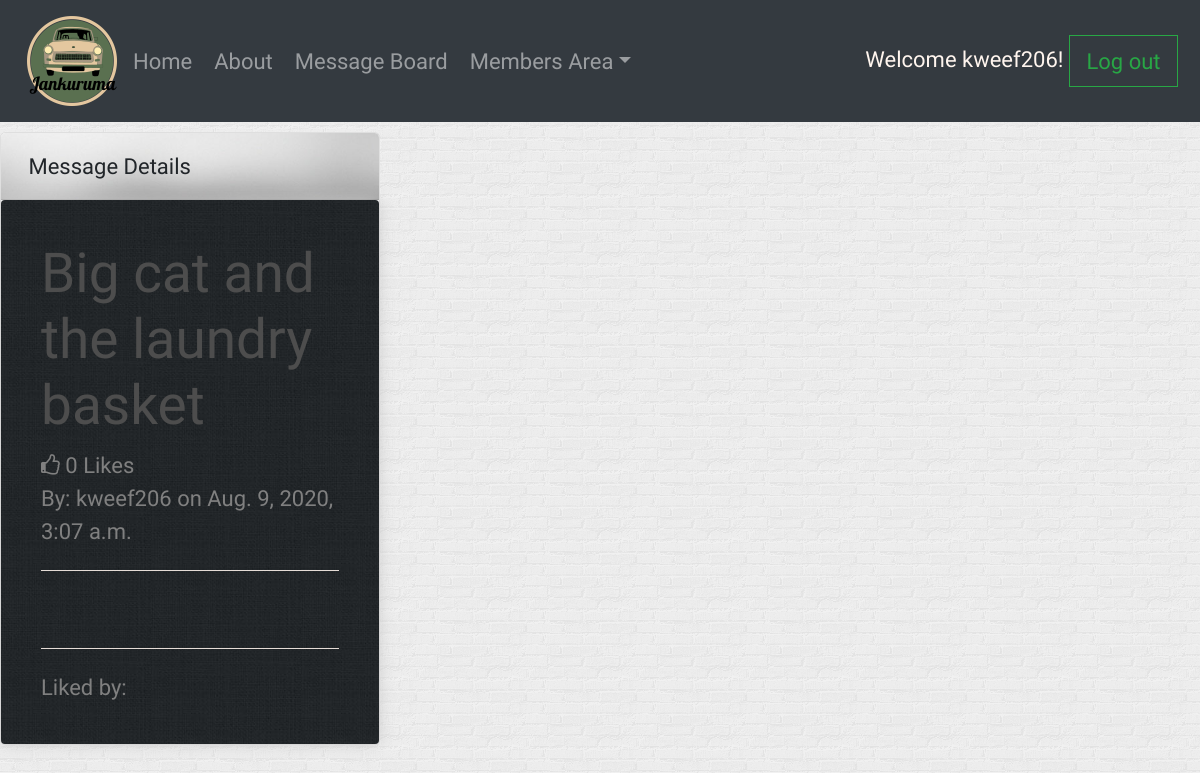
The app's page /vroom/message_page/7 (signed in) with its own data.
### log_reg_app/models.py (models this page shows, shortened)
class User(models.Model):
    username = models.CharField(max_length=255)
    first_name = models.CharField(max_length=255)
    last_name = models.CharField(max_length=255)
    email = models.EmailField(unique=True)
    password = models.CharField(max_length=255)
    profile_pic = models.CharField(max_length=255, null=True)
    car = models.CharField(max_length=255, null=True)
    created_at = models.DateTimeField(auto_now_add=True)
    updated_at = models.DateTimeField(auto_now=True)
    objects = UserManager()

### Dashboard/models.py (models this page shows, shortened)
class Post(models.Model):
    content = models.CharField(max_length=255)
    user_likes = models.ManyToManyField(User, related_name='liked_posts')
    created_at = models.DateTimeField(auto_now_add=True)
    updated_at = models.DateTimeField(auto_now=True)
    author = models.ForeignKey(User, on_delete=models.CASCADE, related_name="posts")

### Dashboard/views.py (the view)
# urls.py: path('message_page/<int:id>', views.message_page, name="message_page"),
def message_page(request, id):
    if 'user_id' not in request.session:
        return redirect ('/')
    else:
        current_post = Post.objects.get(id=id)
        liked_by = current_post.user_likes.all()
        context = {
            'user': User.objects.get(id=request.session['user_id']),
            'posts': Post.objects.get(id=id),
            'current_post': Post.objects.get(id=id),
            'liked_by' : liked_by
        }
        return render (request, 'message_page.html', context)

### Dashboard/templates/message_page.html (shortened to what this page needs)
<!DOCTYPE html>
<html lang="en">
<head>
    <link rel="stylesheet" href="https://cdnjs.cloudflare.com/ajax/libs/font-awesome/4.7.0/css/font-awesome.min.css">
    <link href="https://stackpath.bootstrapcdn.com/bootstrap/4.5.0/css/bootstrap.min.css" rel="stylesheet"
>
    {% load static %}
    <link rel="stylesheet" type="text/css" href="{% static 'css/message_board.css' %}">
</head>
<body>
    <nav class="navbar navbar-expand-lg navbar-dark bg-dark">
        <a href="{% url 'dashboard' %}"><img src="/static/images/logo.png" width="100" height="100"
                class="d-inline-block align-top" alt="" loading="lazy"></a>
        <div class="collapse navbar-collapse" id="navbarSupportedContent">
            <ul class="navbar-nav mr-auto">
                <li class="nav-item">
                    <a class="nav-link" href="{%url 'dashboard' %}">Home</a>
                </li>
                <li class="nav-item">
                    <a class="nav-link" href="{%url 'about' %}">About</a>
                </li>
                <li class="nav-item">
                    <a class="nav-link" href="/vroom/message_board/">Message Board</a>
                </li>
                <li class="nav-item dropdown">
                    <a class="nav-link dropdown-toggle" href="#" id="navbarDropdown" role="button"
                        data-toggle="dropdown" aria-haspopup="true" aria-expanded="false">
                        Members Area</a>
                </li>
            </ul>
            <span id="user">Welcome {{ user.username }}! <a class="btn btn-outline-success" href="/logout">Log
                    out</a></span>
        </div>
    </nav>
    <div class="row">
        <div class="col-lg-4">
            <div class="card">
                <div class="card-header">
                    Message Details
                </div>
                <div class="card-body box-element">
                    <div class="messages">
                        <h1>{{ posts.content }}</h1>
                        <i class="fa fa-thumbs-o-up"></i><span> {{ posts.user_likes.count }} Likes</span>
                        <p>By: {{ posts.author.username }} on {{ posts.created_at }}</p>
                        <hr>
                            <br><hr>
                            Liked by:
                    </div>
                </div>
            </div>
        </div>
    </div>
</body>
</html>

### static/css/message_board.css (style rules this page uses)
* { font-family: 'Teko', sans-serif; font-size: 22px; }
#user { color: seashell; }
.messages { color: grey }
body { background-color: hsl(0, 0%, 98%); }
h1, h2, h3, h4, h5, h6 { color: hsl(0, 0%, 30%); }
.box-element { box-shadow: hsl(0, 0%, 80%) 0 0 16px; background-color: #fff; border-radius: 4px; padding: 40px; display: inline-block; }
.col-lg-4, .col-lg-6, .col-lg-8, .col-lg-12 { margin-top: 10px; display: inline-block; vertical-align: top; }
.btn { border-radius: 0; }
body { background-image: url('/static/images/brickwall.png'); }
.card-body { background-image: url(/static/images/bg04.jpg); }
.card-header { background-image: url(/static/images/banner.jpg); background-repeat: no-repeat; background-size: cover; }
hr { background-color: seashell; }

### records on screen
User: username "kweef206"
Post: content "Big cat and the laundry basket", user_likes.count "0", author.username "kweef206", created_at "Aug. 9, 2020, 3:07 a.m."
